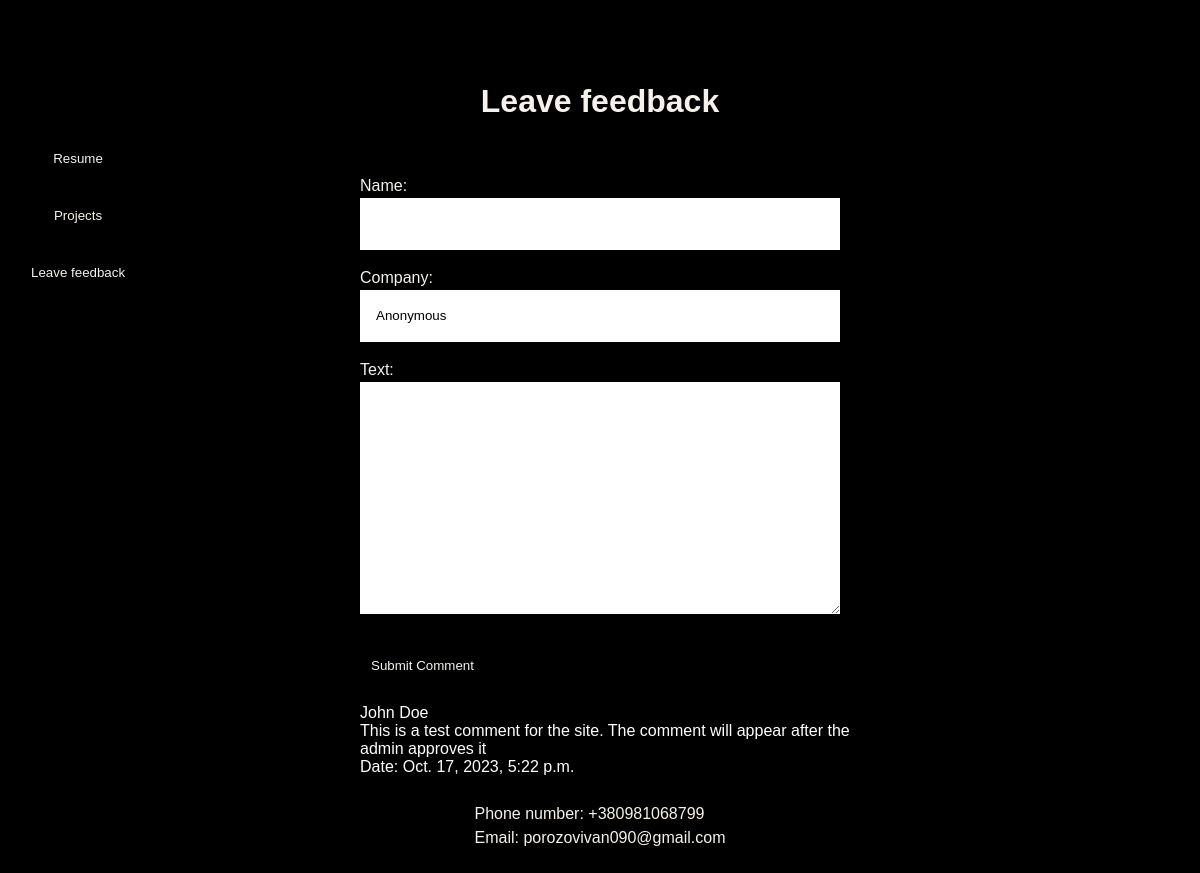
Page /contact/ on the committed database.
### face/models.py (models this page shows, shortened)
class Comment(models.Model):
    name = models.CharField(max_length=255)
    company = models.CharField(max_length=255, default="Anonymous")
    text = models.TextField()
    created_at = models.DateTimeField(auto_now_add=True)
    approved = models.BooleanField(default=False)

### face/views.py (the view)
# urls.py: path("contact/", views.contact, name='contact'),
def contact(request):
    comments = Comment.objects.filter(approved=True)
    resume_data = Resume.objects.first()
    headers_data = Headers.objects.first()
    if request.method == 'POST':
        form = CommentForm(request.POST)
        if form.is_valid():
            form.save()
    else:
        form = CommentForm()
    return render(request, 'contact.html', {'form': form, 'comments': comments, 'resume_data': resume_data,
                                            'headers_data': headers_data})

### face/forms.py
class CommentForm(forms.ModelForm):
    class Meta:
        model = Comment
        fields = ['name', 'company', 'text']
        error_messages = {
            'name': {
                'required': 'Please enter your name.'
            },
            'company': {
                'required': 'Please enter your company name.'
            },
            'text': {
                'required': 'Please enter comment text.'
            }
        }

### face/templates/contact.html (shortened to what this page needs)
{% extends 'base.html' %}
{% block text_header %}Leave feedback{% endblock %}
{% block content %}
<form method="post" action="{% url 'contact' %}" class="black-text">
    {{ form.as_p }}
    <button type="submit" title="The comment will appear after the admin approves it">Submit Comment</button>
</form>
{% for comment in comments %}
<div id="comment">
  <div id="comment-name">{{ comment.name }}</div>
  <div id="comment-text">{{ comment.text }}</div>
  <div id="comment-created_at">Date: {{ comment.created_at }}</div>
</div>
{% endfor %}
{% endblock %}

### face/static/css/styles.css (style rules this page uses)
*, *::before, *::after { box-sizing: border-box; }
body, section { background-color: black; margin-left: 150px; margin-right: 150px; }
li, p { color: #F6F1EB; padding-left: 10px; padding-right: 10px; line-height: 1.5; }
input, button { font-family: inherit; line-height: inherit; color: inherit; border: 0; padding: 1rem; }
input { color: black; box-sizing: border-box; width: 100%; }
textarea { font-family: inherit; line-height: inherit; color: inherit; border: 0; padding: 1rem; color: black; box-sizing: border-box; width: 100%; }
#comment { color: white; margin-top: 10px; margin-bottom: 10px; margin-left: 10px; }

### rows in the picture
Comment: name "John Doe", text "This is a test comment for the site. The comment will appear after the admin approves it", created_at "Oct. 17, 2023, 5:22 p.m."
